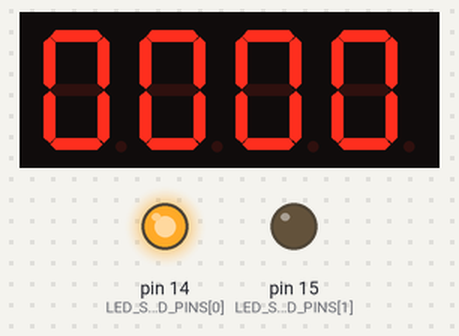
A sketch run on a simulated Arduino Uno, built with avr-gcc and run on an emulated ATmega328P. Parts: 4-digit seven-segment display, output pins drawn as LEDs (lit = HIGH). Wiring (inferred from the names in the program): 4-digit 7-segment display, segments lit when HIGH: segments pin 2, pin 3, pin 4, pin 5, pin 6, pin 7, pin 8, pin 9; digit selects pin 19, pin 18, pin 17, pin 16. The segment pins are drawn as the display they are named for; pins used as bus, display or sensor lines are not drawn.

Above: at 0.13 s.
At 10.23 s:
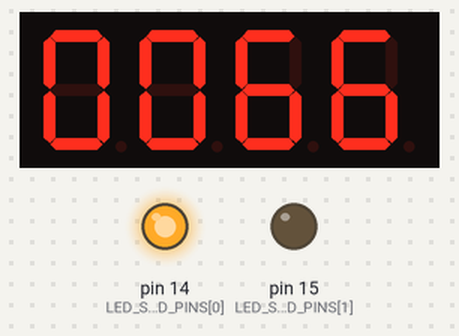
At 19.72 s:
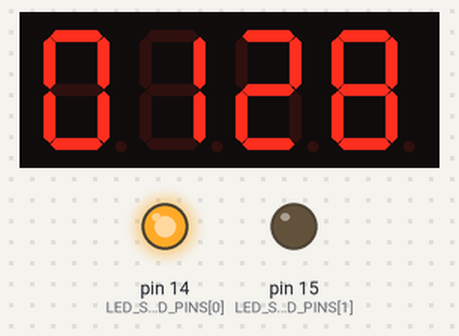
At 39.31 s:
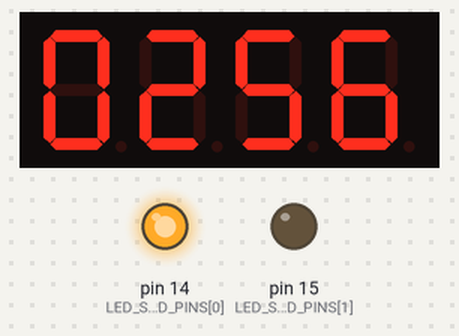
Timing chart, 0 to 40.0 s (numbered marks = the images above):
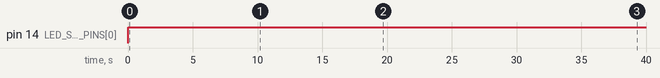

Measured:
- by itself, pin 14 (LED_SSD_GND_PINS[0]): LOW → HIGH at 0.00 s

The sketch:

Day5Exercise2.ino
```cpp
#include<Arduino.h>

/** Constants **/
const unsigned int DATA_PINS[8] = {2, 3, 4, 5, 6, 7, 8, 9};
const unsigned int LED_SSD_GND_PINS[2] = {14, 15};
const unsigned int LED_GND_INDEX = 0;
const unsigned int SSD_GND_INDEX = 1;
const unsigned int PROG_DELAY = 5;
const unsigned int SWITCHING_PINS[4] = {16, 17, 18, 19};
const unsigned int COUNTER_CYCLES = 5;

/* SSD Constants */
const unsigned int DIGIT_MAP[10] = {
    0x3f,
    0x06,
    0x5b,
    0x4f,
    0x66,
    0x6d,
    0x7d,
    0x07,
    0x7f,
    0x6f
};

/** Variables **/
unsigned int count = 0;
unsigned int cycles = 0;

void setup() {
    for (int x = 0; x < sizeof(DATA_PINS)/sizeof(DATA_PINS[0]); x++) {
        pinMode(DATA_PINS[x], OUTPUT);
    }

    for (int x = 0; x < sizeof(SWITCHING_PINS)/sizeof(SWITCHING_PINS[0]); x++) {
        pinMode(SWITCHING_PINS[x], OUTPUT);
    }

    for (int x = 0; x < sizeof(LED_SSD_GND_PINS)/sizeof(LED_SSD_GND_PINS[0]); x++) {
        pinMode(LED_SSD_GND_PINS[x], OUTPUT);
    }
}

void loop() {
    displayNumber(count);

    if (cycles == COUNTER_CYCLES) {
        count++;
        cycles = 0;
    } else {
        cycles++;
    }

    if (count == 10000) {
        count = 0;
    }

    delay(PROG_DELAY);
}

void displayNumber(unsigned int number) {
    unsigned int digits[4];

    digits[0] = number%10;
    digits[1] = (number/10)%10;
    digits[2] = (number/100)%10;
    digits[3] = (number/1000);

    for (int n = 0; n < 4; n++) {
        SSDSelect(n);
        SSDWrite(digits[n]);
        delay(5);
    }
}

void clearData() {
    for (int x = 0; x < sizeof(DATA_PINS)/sizeof(DATA_PINS[0]) ; x++) {
        digitalWrite(DATA_PINS[x], LOW);
    }
}

void clearSelection() {
    for (int x = 0; x < sizeof(SWITCHING_PINS)/sizeof(SWITCHING_PINS[0]) ; x++) {
        digitalWrite(SWITCHING_PINS[x], LOW);
    }
}

void SSDSelect(unsigned int idx) {
    clearSelection();
    digitalWrite(SWITCHING_PINS[idx], HIGH);
}

void SSDWrite(unsigned int digit) {
    clearData();
    digitalWrite(LED_SSD_GND_PINS[LED_GND_INDEX], HIGH);
    digitalWrite(LED_SSD_GND_PINS[SSD_GND_INDEX], LOW);

    unsigned int value = DIGIT_MAP[digit];

    for (int x = 0; x < 8; x++) {
        unsigned int mask = 1<<x;
        unsigned int check = value & mask;

        if (check == mask) {
            digitalWrite(DATA_PINS[x], HIGH);
        }
    }
}
```
